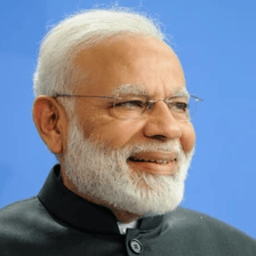
#> input picture test/test1.png, 256 x 256 px; its folder holds only this picture in this run
$ python recognizer.py
#> lines starting #> are read from the running program, lines starting #| are printed output that depends on the picture
# [143 lines of commented-out code are left out]


import os
import cv2
import pickle
import csv

# ----- CONFIG -----
CASCADE_PATH    = "haarcascade_frontalface_default.xml"
MODEL_PATH      = "trainer.yml"
LABELS_PATH     = "labels.pkl"
TEST_DIR        = "test"
OUTPUT_DIR      = "output"
FACE_SIZE       = (200, 200)   # same as trainer
CONF_THRESHOLD  = 80           # lower = stricter match
CSV_NAME        = "report.csv"
# ------------------

# load detector & model
face_cascade = cv2.CascadeClassifier(CASCADE_PATH)
recognizer   = cv2.face.LBPHFaceRecognizer_create()
recognizer.read(MODEL_PATH)

with open(LABELS_PATH, "rb") as f:
#> (reads labels.pkl from the repository)
    label_map = pickle.load(f)

os.makedirs(OUTPUT_DIR, exist_ok=True)
report_path = os.path.join(OUTPUT_DIR, CSV_NAME)
rows = [("Filename","Predicted","Confidence")]

for fn in sorted(os.listdir(TEST_DIR)):
    path = os.path.join(TEST_DIR, fn)
    img = cv2.imread(path)
#> img is the input picture: shape (256, 256, 3); mean B, G, R 152.4, 133.5, 122.8
    if img is None:
        continue

    # speed + consistency
    img = cv2.resize(img, (640,480))
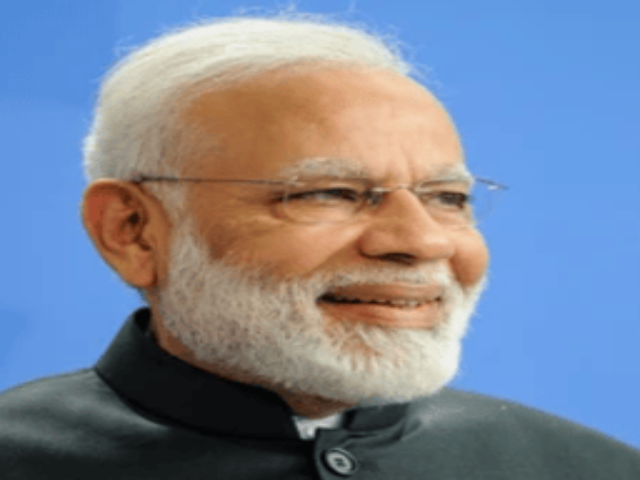
#> img: shape (480, 640, 3); mean B, G, R 152.4, 133.4, 122.7
    gray = cv2.cvtColor(img, cv2.COLOR_BGR2GRAY)
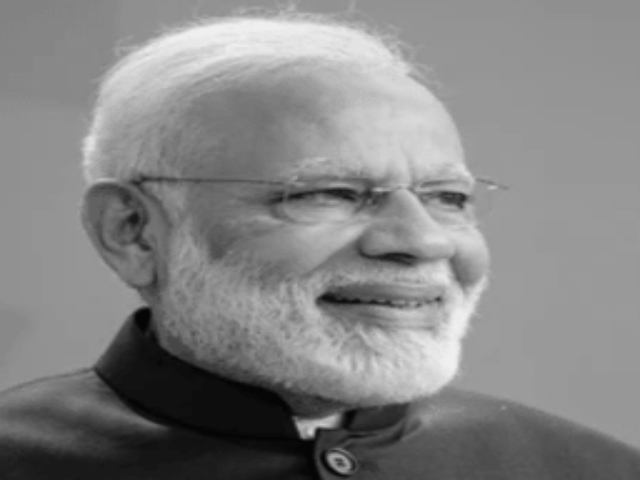
#> gray: shape (480, 640); min 5, max 239, mean 132.4

    dets = face_cascade.detectMultiScale(gray, scaleFactor=1.2, minNeighbors=5)
#> dets = ()
    if len(dets)==0:
        rows.append((fn, "NoFaceDetected", "N/A"))
    else:
        for (x,y,w,h) in dets:
            roi = gray[y:y+h, x:x+w]
            face = cv2.equalizeHist(cv2.resize(roi, FACE_SIZE))

            label_id, conf = recognizer.predict(face)
            if conf < CONF_THRESHOLD:
                name = label_map.get(label_id, "Unknown")
            else:
                name = "Unknown"

            # annotate
            cv2.rectangle(img, (x,y),(x+w,y+h), (0,255,0), 2)
            txt = f"{name} ({conf:.1f})"
            cv2.putText(img, txt, (x, y-10),
                        cv2.FONT_HERSHEY_SIMPLEX, 0.7, (255,255,255), 2)

            rows.append((fn, name, f"{conf:.1f}"))

    # save output image
    out_p = os.path.join(OUTPUT_DIR, fn)
    cv2.imwrite(out_p, img)

# save CSV
with open(report_path, "w", newline="") as f:
    writer = csv.writer(f)
    writer.writerows(rows)

print(f"✅ Processed {len(rows)-1} images")
print(f"✅ Outputs + report → {OUTPUT_DIR}/")
